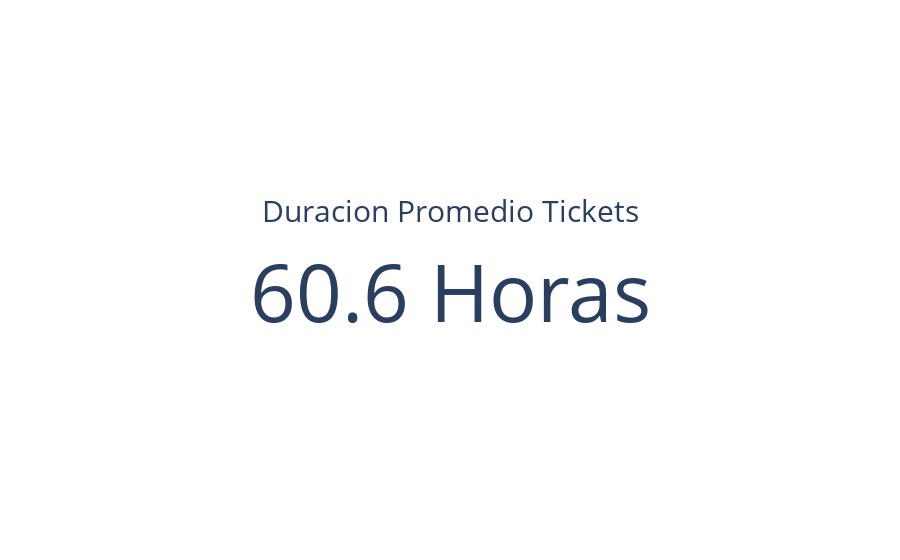

The cell this chart's notebook holds for it:
### Code cell
# Tarjeta que muestra la duracion promedio de los tickets recibidos en Slack

fig = go.Figure()

fig.add_trace(go.Indicator(
    mode = "number",
    value = data_clean1.describe()['Duracion_Ticket_horas']['mean'],
    number = {'suffix' : ' Horas'},
    title = {"text": "<span style='font-size:1.5em'>Duracion Promedio Tickets</span><br><span style='font-size:1.5em'></span><br>"},
    domain = {'x': [1, 1], 'y': [1, 1]}))

fig.show()

### Figure 1 — Plotly figure (JSON) as saved in the notebook; plotly's stock layout.template omitted (floating-point values rounded to 4 significant figures)
{"data": [{"domain": {"x": [1, 1], "y": [1, 1]}, "mode": "number", "number": {"suffix": " Horas"}, "title": {"text": "<span style='font-size:1.5em'>Duracion Promedio Tickets</span><br><span style='font-size:1.5em'></span><br>"}, "type": "indicator", "value": 60.61}], "layout": {}}
